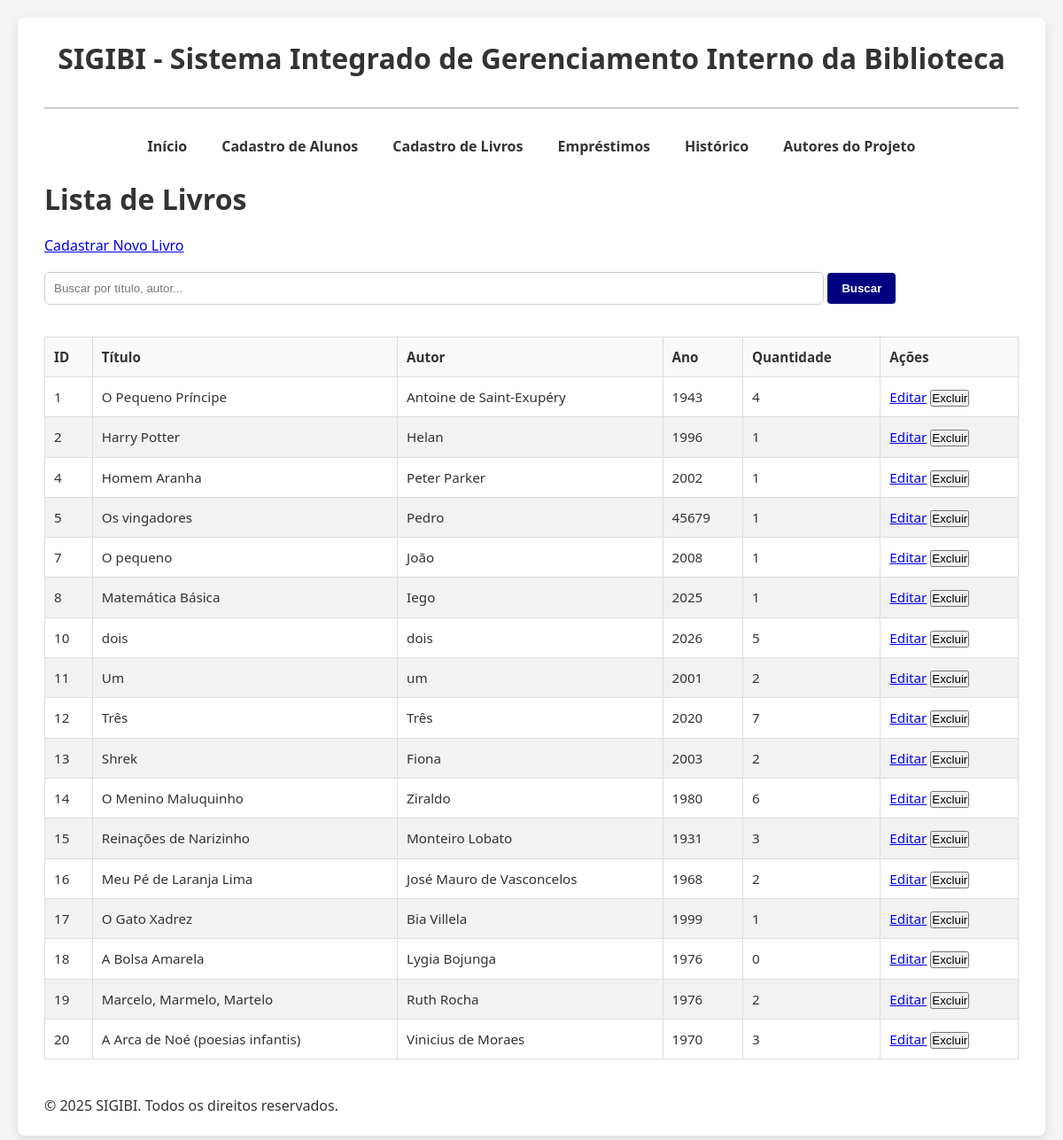
Screenshot of /livros/ with the database file from the repository.
### app_sigibi/models.py (models this page shows, shortened)
class Livro(models.Model):
    titulo = models.CharField(max_length=200)
    autor = models.CharField(max_length=100)
    ano = models.IntegerField()
    disponivel = models.BooleanField(default=True)
    quantidade = models.PositiveIntegerField(default=1) # Adicionado campo quantidade

### app_sigibi/views.py (the view)
# urls.py: path('livros/', views.lista_livros, name='lista_livros'),  # Corrigido para lista_livros
def lista_livros(request):
    livros = Livro.objects.all()
    return render(request, 'livros/lista_livros.html', {'livros': livros})

### app_sigibi/templates/livros/lista_livros.html (shortened to what this page needs)
{% extends 'base.html' %}
{% load static %}
{% block content %}
    <h1>Lista de Livros</h1>
    <a href="{% url 'cadastro_livro' %}" class="button">Cadastrar Novo Livro</a>
    <div class="form-group">
        <input type="text" id="buscarLivro" onkeyup="filterTable('buscarLivro', 'tabelaLivros')" placeholder="Buscar por título, autor..." style="width: 80%; margin: 1rem 0;">
        <button type="button" class="btn">Buscar</button>
    </div>
    <table id="tabelaLivros">
        <thead>
            <tr>
                <th>ID</th>
                <th>Título</th>
                <th>Autor</th>
                <th>Ano</th>
                <th>Quantidade</th>
                <th>Ações</th>
            </tr>
        </thead>
        <tbody>
            {% for livro in livros %}
                <tr>
                    <td>{{ livro.id }}</td>
                    <td>{{ livro.titulo }}</td>
                    <td>{{ livro.autor }}</td>
                    <td>{{ livro.ano }}</td>
                    <td>{{ livro.quantidade }}</td>
                    <td>
                        <a href="{% url 'editar_livro' livro.id %}" class="button edit-button">Editar</a>
                        <form method="post" action="{% url 'excluir_livro' livro.id %}" style="display: inline;">
                            <button type="submit" class="button delete-button" onclick="return confirm('Tem certeza que deseja excluir este livro?')">Excluir</button>
                        </form>
                    </td>
                </tr>
            {% empty %}
                <tr>
                    <td colspan="6">Nenhum livro cadastrado.</td>
                </tr>
            {% endfor %}
        </tbody>
    </table>
{% endblock %}

### app_sigibi/static/css/styles.css (style rules this page uses)
* { box-sizing: border-box; margin: 0; padding: 0; }
body { font-family: 'Segoe UI', Tahoma, Geneva, Verdana, sans-serif; background-color: #f4f4f4; color: #333; padding: 20px; line-height: 1.6; }
h1, h2, h3 { color: #333; margin-bottom: 15px; }
.form-group { margin-bottom: 20px; }
.form-group input[type="text"], .form-group input[type="number"], .form-group select { width: 100%; padding: 10px; border: 1px solid #ccc; border-radius: 6px; transition: border 0.2s; }
.btn { background-color: navy; color: white; padding: 10px 16px; border: none; border-radius: 4px; cursor: pointer; font-weight: 600; transition: background-color 0.2s ease; }
table { width: 100%; border-collapse: collapse; margin-top: 20px; font-size: 0.95rem; }
table th, table td { border: 1px solid #ddd; padding: 10px; text-align: left; }
table th { background-color: #f9f9f9; font-weight: 600; }
table tr:nth-child(even) { background-color: #f2f2f2; }

### rows the page displays
Livro: id "1", titulo "O Pequeno Príncipe", autor "Antoine de Saint-Exupéry", ano "1943", quantidade "4"
Livro: id "2", titulo "Harry Potter", autor "Helan", ano "1996", quantidade "1"
Livro: id "4", titulo "Homem Aranha", autor "Peter Parker", ano "2002", quantidade "1"
Livro: id "5", titulo "Os vingadores", autor "Pedro", ano "45679", quantidade "1"
Livro: id "7", titulo "O pequeno", autor "João", ano "2008", quantidade "1"
Livro: id "8", titulo "Matemática Básica", autor "Iego", ano "2025", quantidade "1"
Livro: id "10", titulo "dois", autor "dois", ano "2026", quantidade "5"
Livro: id "11", titulo "Um", autor "um", ano "2001", quantidade "2"
Livro: id "12", titulo "Três", autor "Três", ano "2020", quantidade "7"
Livro: id "13", titulo "Shrek", autor "Fiona", ano "2003", quantidade "2"
Livro: id "14", titulo "O Menino Maluquinho", autor "Ziraldo", ano "1980", quantidade "6"
Livro: id "15", titulo "Reinações de Narizinho", autor "Monteiro Lobato", ano "1931", quantidade "3"
Livro: id "16", titulo "Meu Pé de Laranja Lima", autor "José Mauro de Vasconcelos", ano "1968", quantidade "2"
Livro: id "17", titulo "O Gato Xadrez", autor "Bia Villela", ano "1999", quantidade "1"
Livro: id "18", titulo "A Bolsa Amarela", autor "Lygia Bojunga", ano "1976", quantidade "0"
Livro: id "19", titulo "Marcelo, Marmelo, Martelo", autor "Ruth Rocha", ano "1976", quantidade "2"
Livro: id "20", titulo "A Arca de Noé (poesias infantis)", autor "Vinicius de Moraes", ano "1970", quantidade "3"
